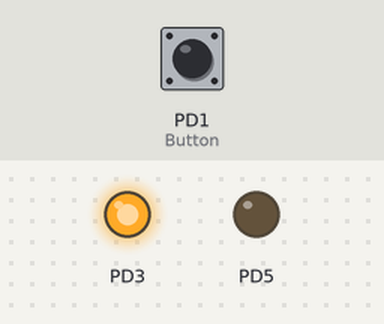
The program below on a simulated ATmega328P, built with avr-gcc and emulated at 16 MHz. Shown: output pins drawn as LEDs (lit = HIGH). The inputs (shaded band) are chosen by the test bench; at power-on: PD1 (Button) HIGH.

Above: at 1.2 s.
1.3 s: PD1 (Button) pulled LOW for 0.15 s
At 2.1 s:
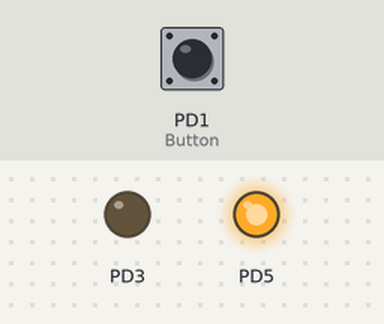
2.9 s: PD1 (Button) pulled LOW for 1 s
At 3.4 s:
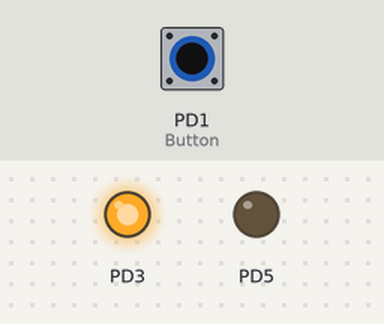
5.4 s: PD1 (Button) pulled LOW for 3.2 s
At 6.5 s:
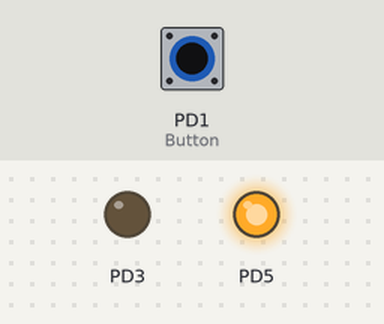
Timing chart, 0 to 8.4 s (numbered marks = the images above; inputs shaded):
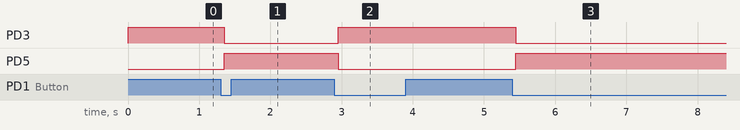

The program:

main.c
```c
/*
 * Push-button_Toggle_LEDS.c
 *
 * Created: 01-05-2026 8.25.52 PM
 * Author : HP
 */

#define F_CPU 16000000UL

#include <avr/io.h>
#include <util/delay.h>


int main(void)
{
	DDRD |= (1 << DDD5);			// Green LED
	DDRD |= (1 << DDD3);			// Red LED
	DDRD &= ~(1 << DDD1);			// Push-Button
	PORTD |= (1 << PORTD1);			// Pull-up

	uint8_t state = 1;

	PORTD &=~ (1 << PORTD5);		// Set initial GREEN LED is OFF
	PORTD |= (1 << PORTD3);			// Set initial RED LED is ON
    /* Replace with your application code */
    while (1)
    {
		if(!(PIND & (1 << PIND1)))
		{
			_delay_ms(50);							// Debounce Delay

			if (!(PIND & (1 << PIND1)))
			{
				state = !state;						// Toggle LED state

				if(state)
				{
					PORTD |= (1 << PORTD3);			// Set PORTD3 for RED LED ON
					PORTD &= ~(1 << PORTD5);		// Clear PORTD5 for GREEN LED OFF
				}
				else
				{
					PORTD &= ~(1 << PORTD3);		// Clear PORTD3 for RED LED OFF
					PORTD |= (1 << PORTD5);			// Set PORTD5 for GREEN LED ON
				}
				while (!(PIND & (1 << PIND1)));		// waits until Release the Button
			}
		}
	}
}
```

Measured:
- after the input at 1.3 s, PD3: HIGH → LOW after 0.05 s; PD5: LOW → HIGH after 0.05 s
- after the input at 2.9 s, PD3: LOW → HIGH after 0.05 s; PD5: HIGH → LOW after 0.05 s
- after the input at 5.4 s, PD3: HIGH → LOW after 0.05 s; PD5: LOW → HIGH after 0.05 s
